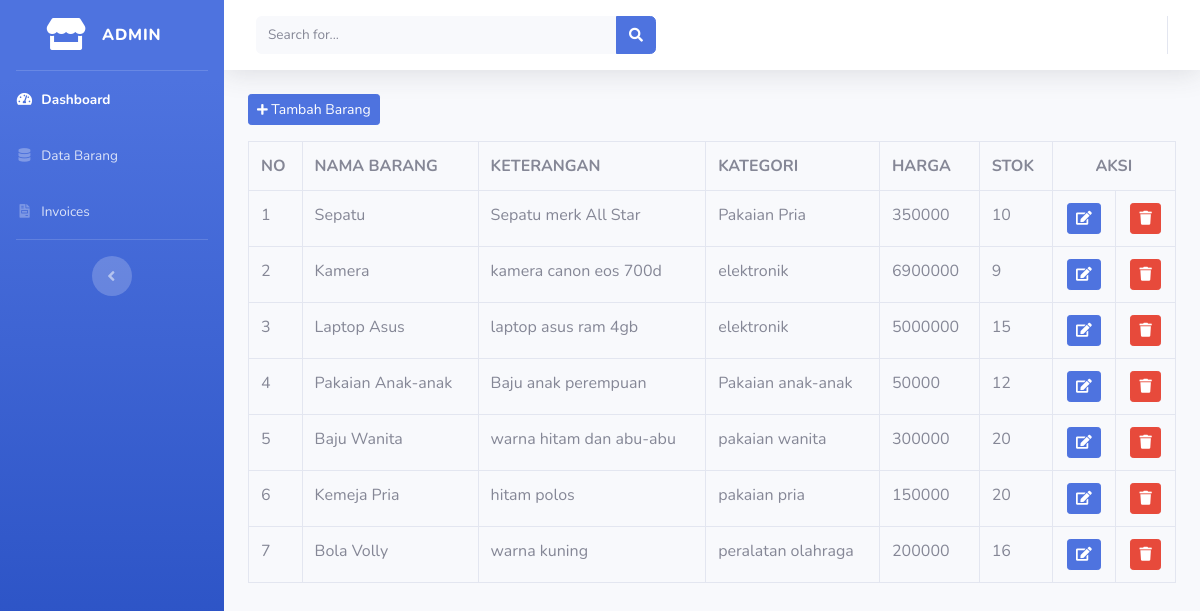
Page /index.php/admin/data_barang on the committed database.
### tables this page shows
CREATE TABLE `tb_barang` (
  `id_brg` int(11) NOT NULL,
  `nama_brg` varchar(120) NOT NULL,
  `keterangan` varchar(225) NOT NULL,
  `kategori` varchar(60) NOT NULL,
  `harga` int(11) NOT NULL,
  `stok` int(4) NOT NULL,
  `gambar` varchar(100) NOT NULL
);

### application/controllers/admin/Data_barang.php (called while the page is built, shortened)
<?php
class Data_barang extends CI_Controller{
  public function index()
  {
    $data['barang'] = $this->model_barang->tampil_data()->result();
    $this->load->view('admin/templates_admin/header');
    $this->load->view('admin/templates_admin/sidebar');
    $this->load->view('admin/data_barang', $data);
    $this->load->view('admin/templates_admin/footer');
  }
}

### index.php (called while the page is built, shortened)
<?php
require_once BASEPATH.'core/CodeIgniter.php';

### application/models/Model_barang.php (called while the page is built, shortened)
<?php
  class Model_barang extends CI_Model{
    public function tampil_data(){
      return $this->db->get('tb_barang');
    }
}
?>

### application/views/admin/data_barang.php (the view, shortened to what this page needs)
<div class="container-fluid">
  <button class="btn btn-sm btn-primary  mb-3" data-toggle="modal" data-target="#tambah_barang"> <i class="fas fa-plus fa-sm "></i> Tambah Barang</button>
  <table class="table table-bordered">
    <tr>
      <th>NO</th>
      <th>NAMA BARANG</th>
      <th>KETERANGAN</th>
      <th>KATEGORI</th>
      <th>HARGA</th>
      <th>STOK</th>
      <th colspan="2" class="text-center">AKSI</th>
    </tr>
    <?php
    $no = 1;
    foreach ($barang as $brg) : ?>
      <tr>
        <td><?= $no++ ?></td>
        <td><?= $brg->nama_brg ?></td>
        <td><?= $brg->keterangan ?></td>
        <td><?= $brg->kategori ?></td>
        <td><?= $brg->harga ?></td>
        <td><?= $brg->stok ?></td>
        <td class="text-center">
           <?= anchor('admin/data_barang/edit/'.$brg->id_brg,'<div class="btn btn-primary btn-sm"><i class="fas fa-edit"></i></div>')?>
        </td>
        <td class="text-center"><?= anchor('admin/data_barang/hapus/'.$brg->id_brg,'<div class="btn btn-danger btn-sm"><i class="fas fa-trash"></i></div>')?>
        </td>
      </tr>
    <?php endforeach; ?>
  </table>
</div>

### rows in the picture
tb_barang: nama_brg "Sepatu", keterangan "Sepatu merk All Star", kategori "Pakaian Pria", harga "350000", stok "10"
tb_barang: nama_brg "Kamera", keterangan "kamera canon eos 700d", kategori "elektronik", harga "6900000", stok "9"
tb_barang: nama_brg "Laptop Asus", keterangan "laptop asus ram 4gb", kategori "elektronik", harga "5000000", stok "15"
tb_barang: nama_brg "Pakaian Anak-anak", keterangan "Baju anak perempuan", kategori "Pakaian anak-anak", harga "50000", stok "12"
tb_barang: nama_brg "Baju Wanita", keterangan "warna hitam dan abu-abu", kategori "pakaian wanita", harga "300000", stok "20"
tb_barang: nama_brg "Kemeja Pria", keterangan "hitam polos", kategori "pakaian pria", harga "150000", stok "20"
tb_barang: nama_brg "Bola Volly", keterangan "warna kuning", kategori "peralatan olahraga", harga "200000", stok "16"
